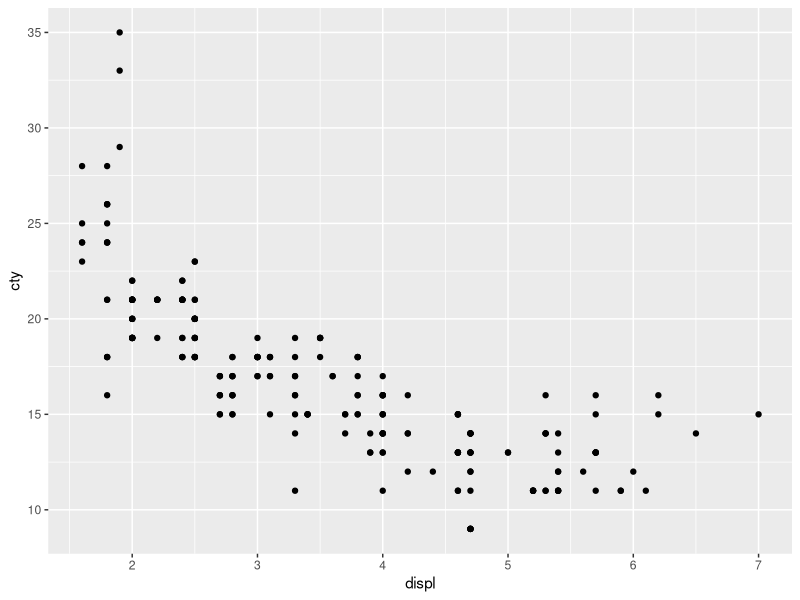
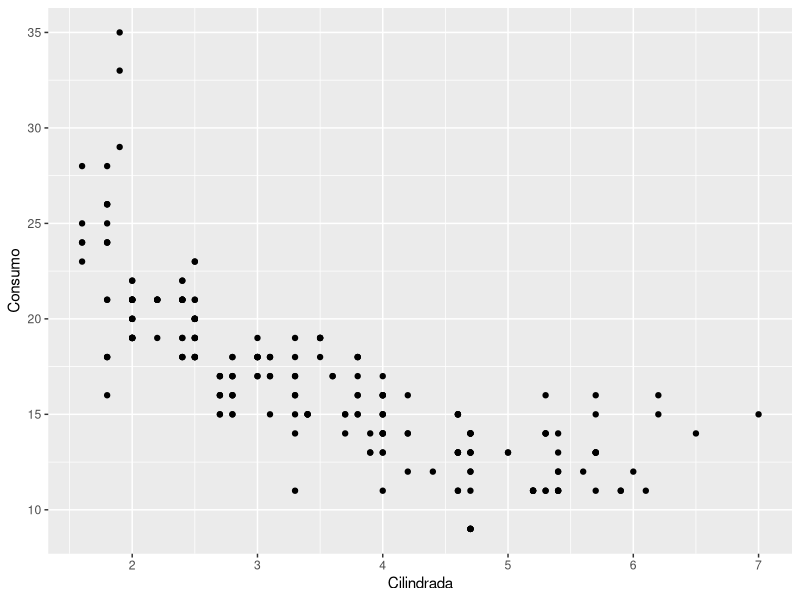
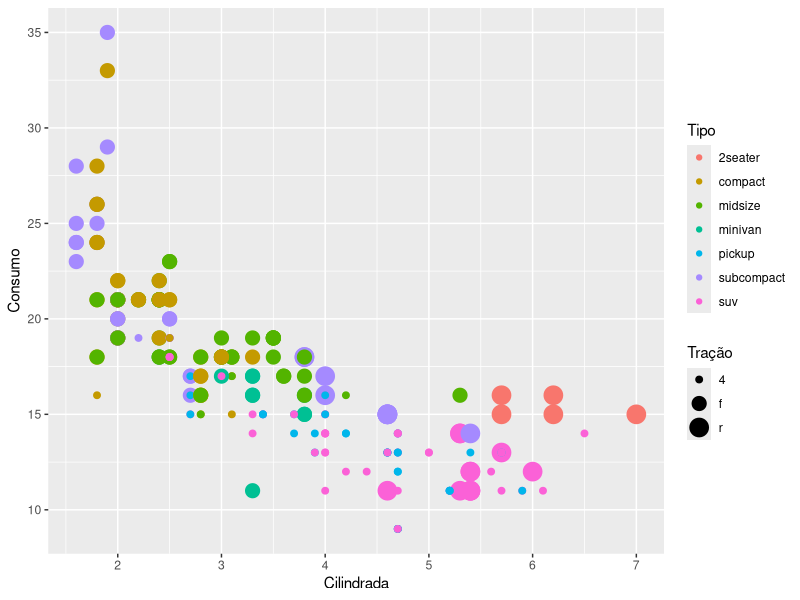
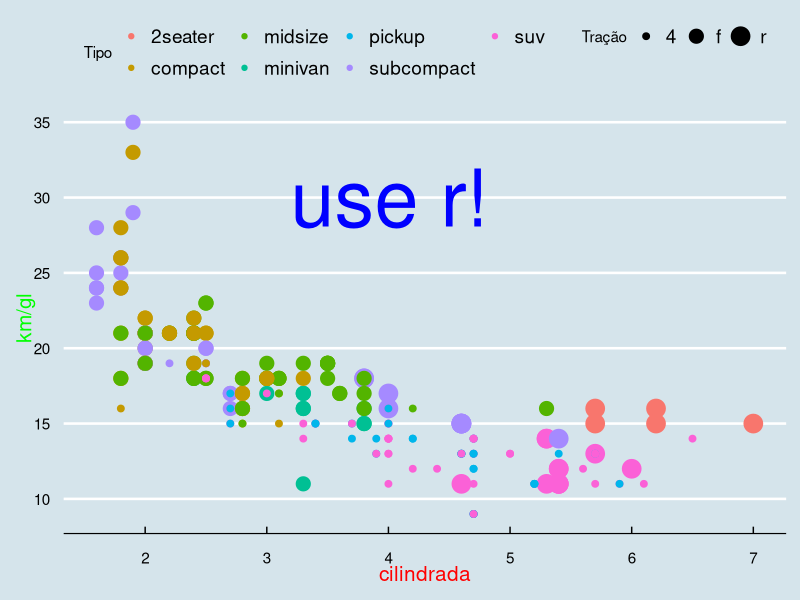
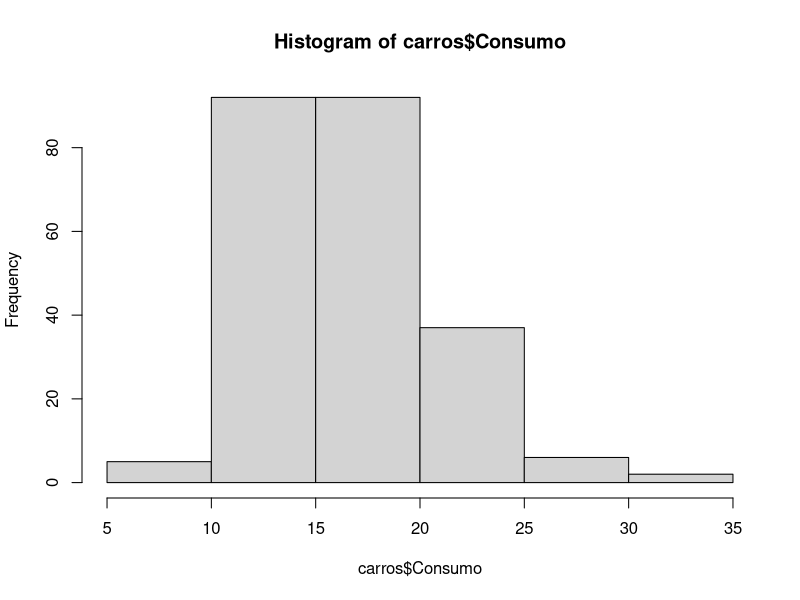
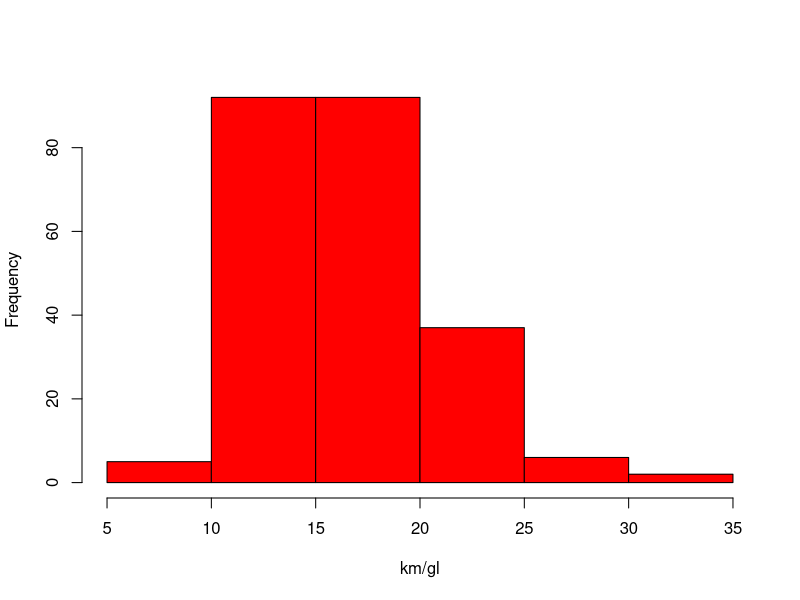
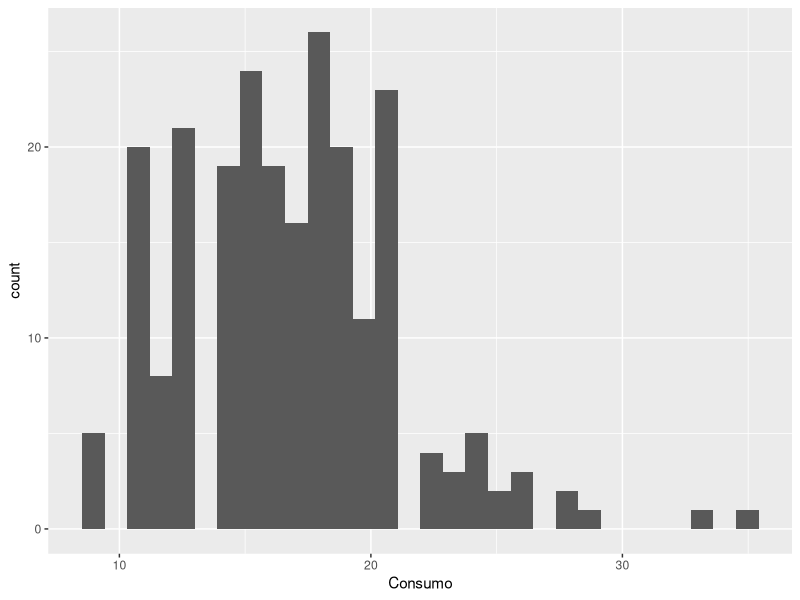
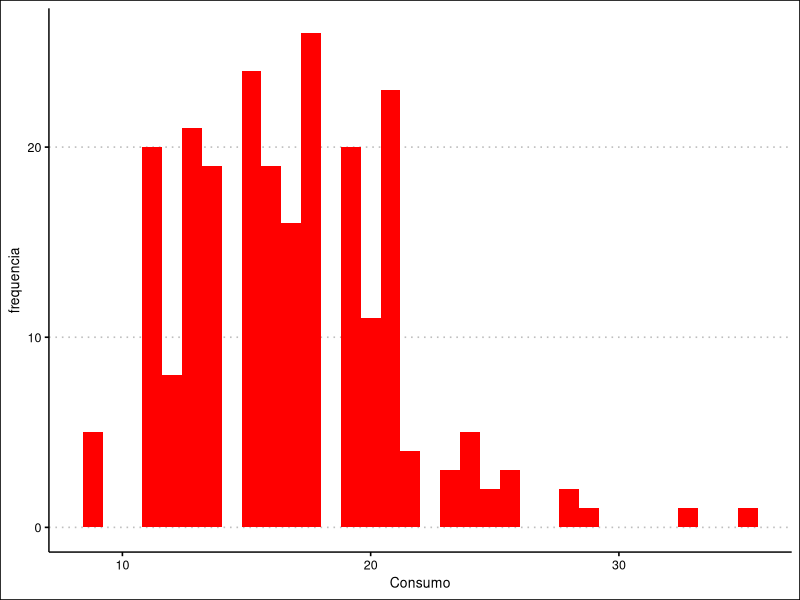

The R script that drew these images, in order:
#####~~~~~    ANÁLISE DE DADOS BÁSICA    ~~~~~#####
# Aula do dia 18/05/2023
# Gráficos, manipução de dados, modelagem e projeção
# Dados em mpg (db do ggplot2)

### Pacotes necessários
#install.packages("ggplot2")
#install.packages("dplyr")
install.packages("ggthemes")
library(ggplot2) # pacote de graficos

x11() # janela gráfica

### Base de dados
mpg
View(mpg)
?mpg

### Gerando gráficos
# Graf cilindrada x consumo
ggplot(mpg,aes(x=displ,y=cty)) +
  geom_point()

### Tratamento dos dados
library(dplyr)
library(ggthemes)
# Salvar um novo dataset como nomes novos
names(mpg)
carros <- rename(mpg, c("Marca" = "manufacturer",
                        "Cilindrada" = "displ",
                        "Consumo" = "cty",
                        "Tração" = "drv",
                        "Tipo" = "class"))

carros
names(carros)
names(mpg)

### Graficos
# Cilindrada x Consumo
ggplot(carros, aes(Cilindrada, Consumo))  +
  geom_point()

# Cilindrada x consumo x tracao x tipo
ggplot(carros, aes(Cilindrada, Consumo,
                   size = Tração,color = Tipo))  +
  geom_point()

ggplot(carros, aes(Cilindrada, Consumo,
                   size = Tração,color = Tipo))  +
  geom_point()+
  theme_economist() +
  annotate("text", x = 4, y = 30, label = "use r!",
           size = 20, color = "blue")+
  labs(x="cilindrada",y="km/gl")+
  theme(axis.title.x = element_text(size=15,color="red"),
        axis.title.y = element_text(size=15, color="green"))

##### Análise de dados
carros$Consumo
table(carros$Consumo)
prop.table(table(carros$Consumo))
round(prop.table(table(carros$Consumo))*100,1)

### Histograma
hist(carros$Consumo)
hist(carros$Consumo,col="red",border=T,xlab="km/gl",main="")

ggplot(carros, aes(Consumo)) +
  geom_histogram()

ggplot(carros, aes(Consumo)) +
  geom_histogram(binwidth = .8,fill="red")+
  labs(y="frequencia")+
  theme_clean()
##### Manipulando dados com dplyr

### Selecionar e filtrar
carros %>% 
  filter(Consumo==9)

View(carros %>% 
       filter(Consumo==9))

m <- carros %>% 
  select(Marca,Consumo) %>% 
  filter(Consumo <= 11)

View(m)

### Agrupar e descrever
m %>% 
  group_by(Marca) %>% 
  tally()

m %>% 
  group_by(Marca) %>% 
  summarise(n=n(),
            Media = mean(Consumo),
            DP = sd(Consumo),Min=min(Consumo),
            emili=max(Consumo))

#reorganizar pela media crescente
m %>% 
  group_by(Marca) %>% 
  summarise(n=n(),
            Media = mean(Consumo),
            DP = sd(Consumo),Min=min(Consumo),
            emili=max(Consumo)) %>% arrange(Media)

#reorganizar pela media decrescente
m %>% 
  group_by(Marca) %>% 
  summarise(n=n(),
            Media = mean(Consumo),
            DP = sd(Consumo),Min=min(Consumo),
            emili=max(Consumo)) %>% arrange(desc(Media))

##### modelando: regressão
#configurar output (opcional)
options(digits=6,show.signif.stars = FALSE)
ggplot(carros,aes(Cilindrada,Consumo))+geom_point(aes(size=Tração,color=Tipo))+
  geom_smooth(method = "lm")

#novos dados
peso<-c(45,50,60,55,58,56,48,53)
altura<-c(1.54,1.56,1.65,1.6,1.65,1.63,1.58,1.59)
plot(altura,peso)
mod<-lm(peso~altura)
summary(mod)
#acrescentar a reta
abline(mod$coefficients[1],mod$coefficients[2])
abline(mod,col="red",lwd=2)
#gráfico com ggplot
ggplot(mapping=aes(altura,peso))+geom_point()+geom_smooth(method="lm")
